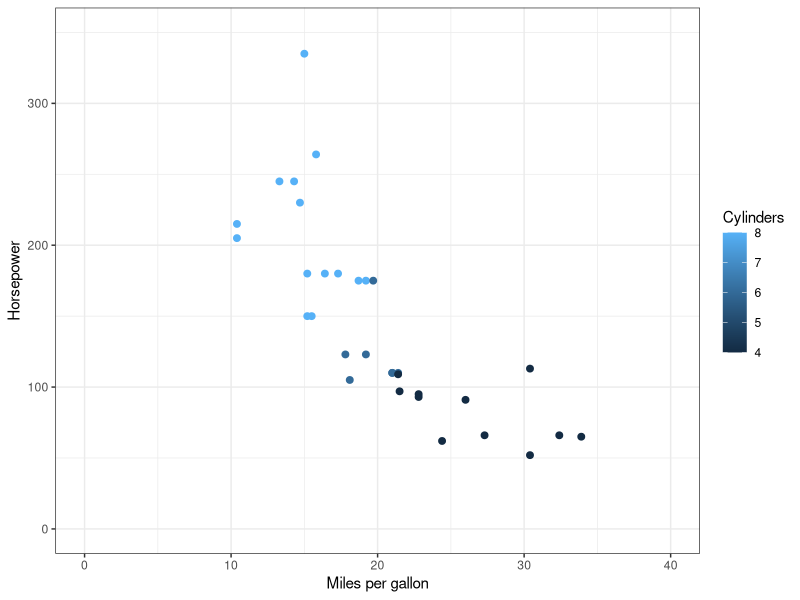
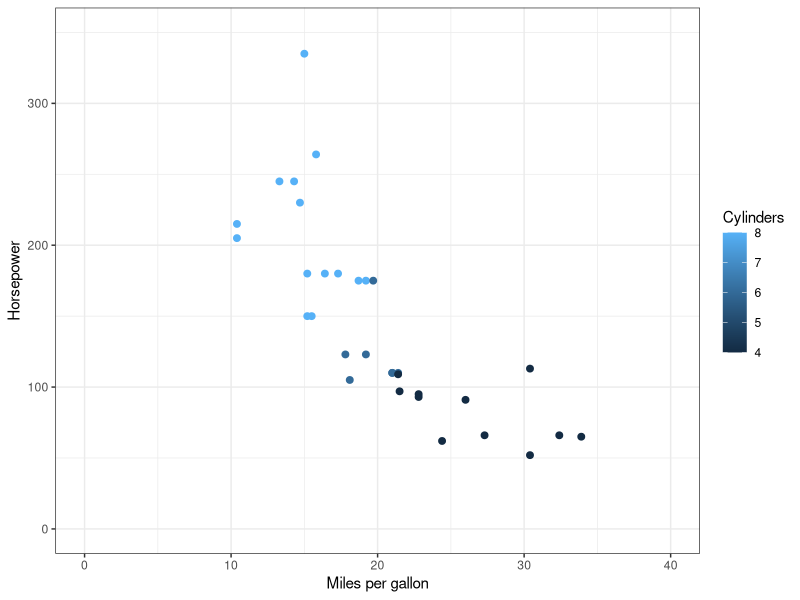
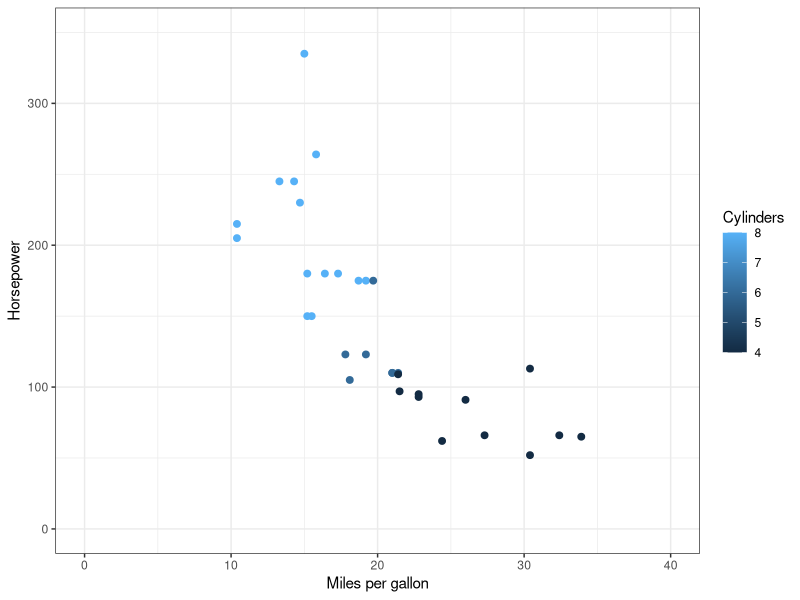
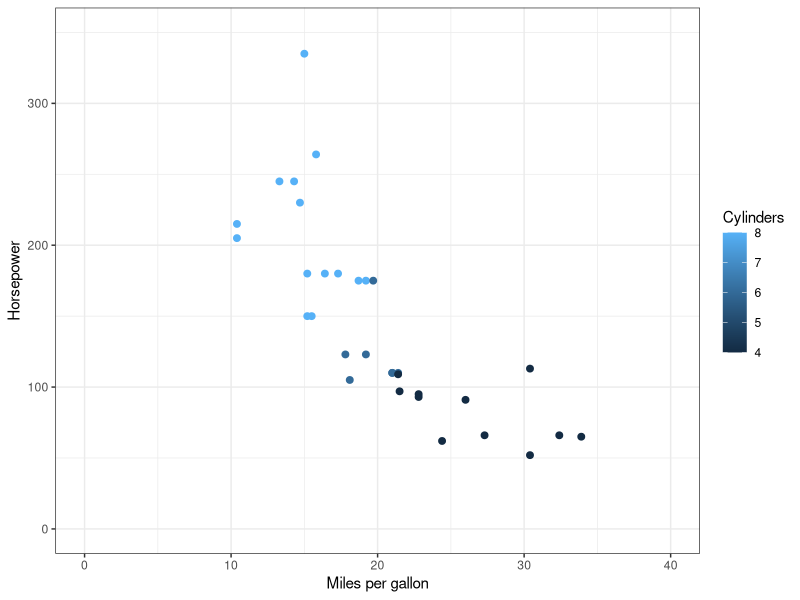
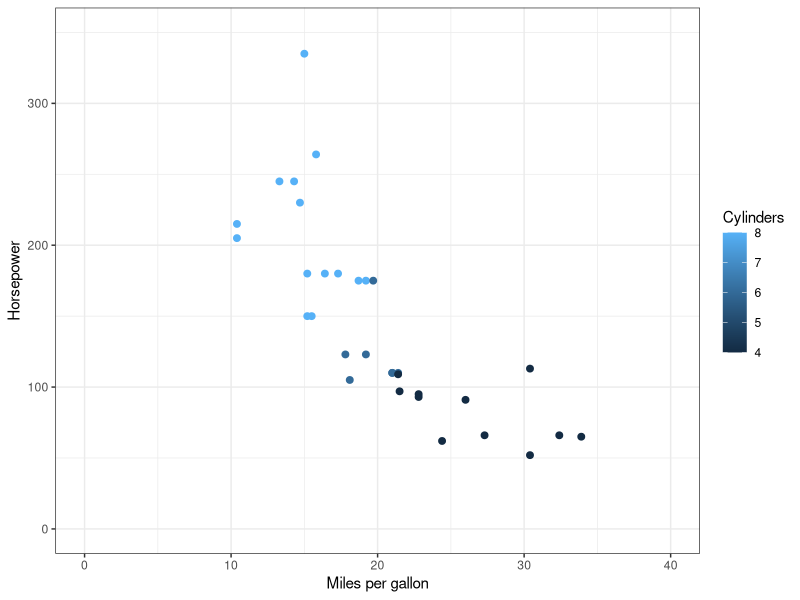
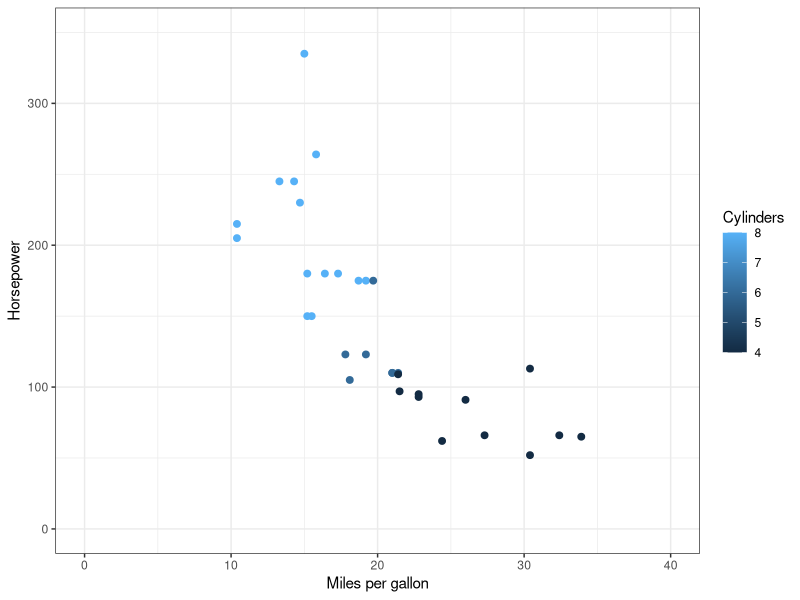
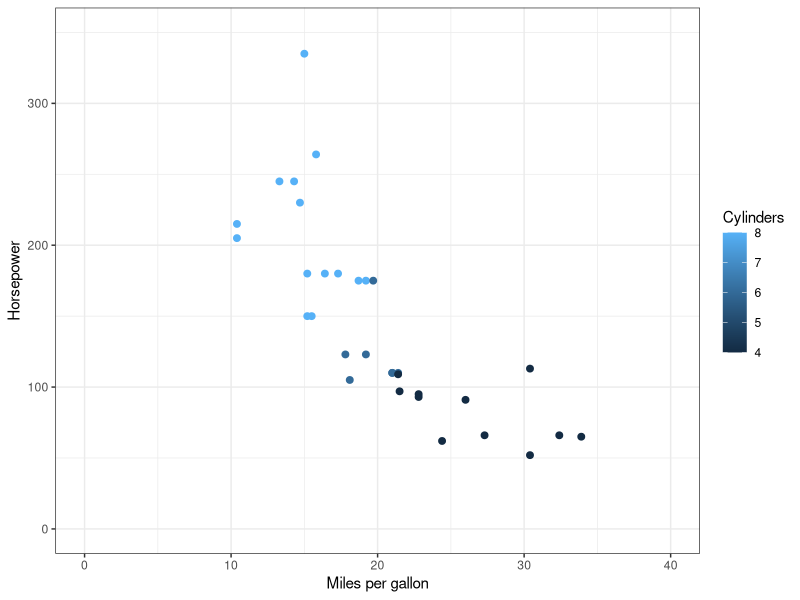

Here is the R script that generated these plots, in order:
## ---- chunk 1
library(ggplot2)
## ---- chunk 2
p <- ggplot(mtcars, aes(x = mpg, y = hp, col = cyl)) +    # Defining data and aesthetic mapping
  geom_point(size = 2) +                                  # Defining geometric object
  xlab("Miles per gallon") + ylab("Horsepower") +         # Guides: labeling axes
  xlim(0, 40) + ylim(0, 350) +                            # Scales: setting x and y limits
  labs(color = "Cylinders")  +                            # Labels legend scale
  theme_bw()

# Creates directory in which to place example files. 
dir.create("figures/", showWarnings = FALSE)
## ---- chunk 3
pdf(file = "figures/pdfexample.pdf", width = 6, height = 5)
p
dev.off()
## ---- chunk 4
setEPS()
postscript(file = "epsexample.eps")
p
dev.off()
## ---- chunk 5
png(filename = "pngexample.png", width = 6, height = 5, units = "in", res = 600)
p
dev.off()
## ---- chunk 6
tiff(filename = "tiffexample.tif", width = 6, height = 5, units = "in", res = 600, 
     compression = "none")
p
dev.off()
## ---- chunk 7
jpeg(filename = "figures/jpegexample.jpeg", width = 6, height = 5, units = "in", res = 600)
p
dev.off()
## ---- chunk 8
#PDF example
ggsave(filename = "figures/ggsave.pdf", plot = p, device = "pdf", 
       width = 6, height = 5, units = "in")

#PNG example
ggsave(filename = "figures/ggsave.png", plot = p, device = "png", width = 6, height = 5, units = "in", 
       dpi=300)
